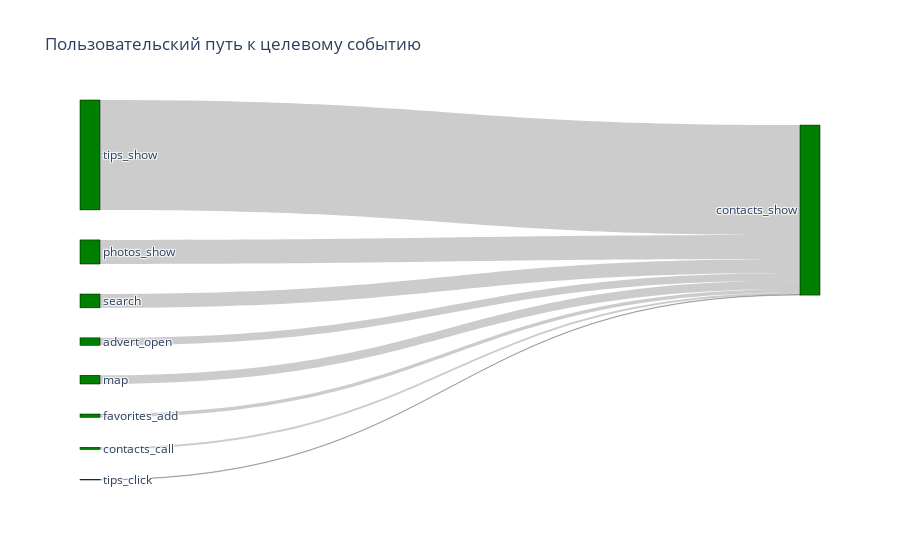

The notebook cell this image was saved under:
### Code cell
fig = go.Figure(data=[go.Sankey(
    node = dict(
      pad = 30,
      thickness = 20,
      line = dict(color = 'black', width = 0.5),
      label = labels,
      color = 'green'
    ),
    link = dict(
      source = source,
      target = target, 
      value = value
  ))])

fig.update_layout(title_text='Пользовательский путь к целевому событию')
fig.show()

### Figure 1 — Plotly figure (JSON) as saved in the notebook; plotly's stock layout.template omitted (floating-point values rounded to 4 significant figures)
{"data": [{"link": {"source": [0, 1, 3, 4, 5, 6, 7, 8], "target": [2, 2, 2, 2, 2, 2, 2, 2], "value": [164, 47, 73, 192, 531, 305, 12, 2422]}, "node": {"color": "green", "label": ["advert_open", "contacts_call", "contacts_show", "favorites_add", "map", "photos_show", "search", "tips_click", "tips_show"], "line": {"color": "black", "width": 0.5}, "pad": 30, "thickness": 20}, "type": "sankey"}], "layout": {"title": {"text": "Пользовательский путь к целевому событию"}}}
